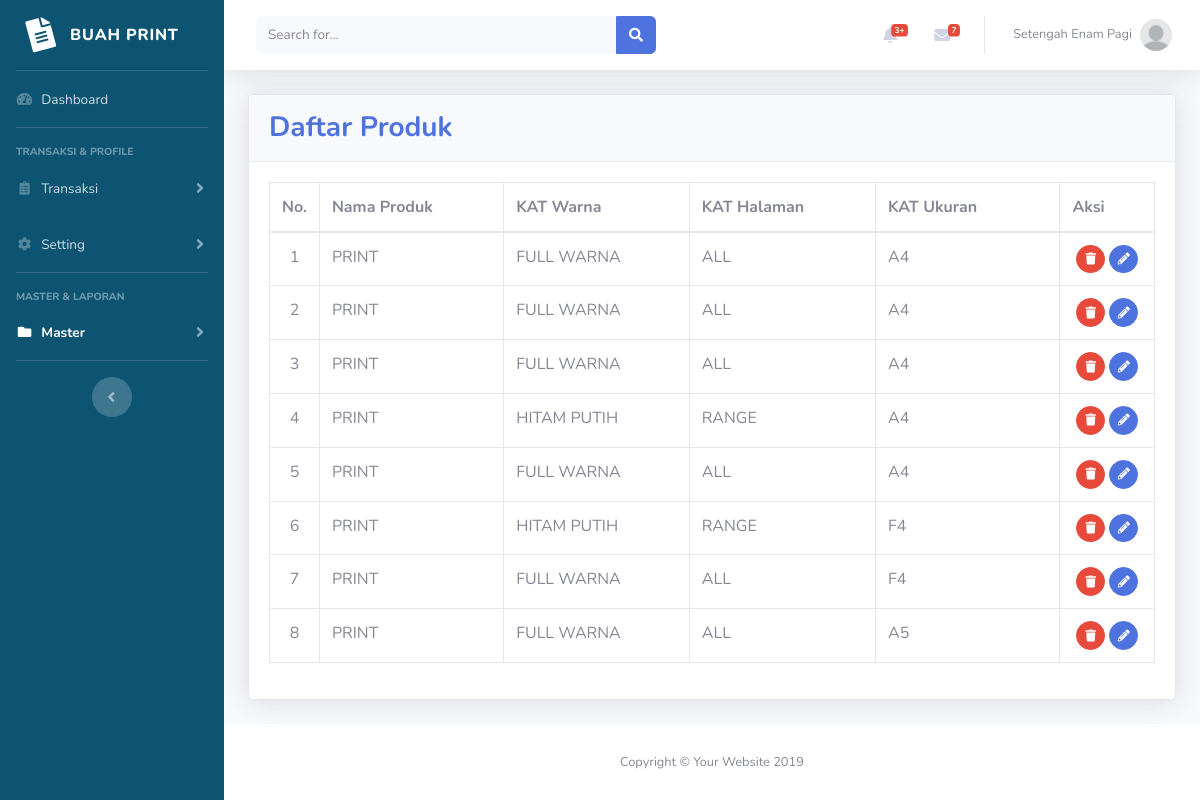
Screenshot of /admin/master_produkBaru.php (signed in) with the database file from the repository.
### tables this page shows
CREATE TABLE `mitra` (
  `ID_MITRA` char(10) NOT NULL,
  `NAMA_MITRA` varchar(40) NOT NULL,
  `EMAIL_MITRA` varchar(100) NOT NULL,
  `NO_HP_MITRA` varchar(13) NOT NULL,
  `TELEPHONE_MITRA` varchar(13) NOT NULL,
  `ALAMAT_MITRA` text NOT NULL,
  `FOTO_PROFILE` varchar(200) NOT NULL,
  `COVER` varchar(200) NOT NULL,
  `STATUS_MITRA` int(11) NOT NULL,
  `SALDO_MITRA` int(11) NOT NULL,
  `LOCATION_MITRA` text,
  `USERNAME_MITRA` varchar(50) NOT NULL,
  `PASSWORD_MITRA` varchar(32) NOT NULL
);

CREATE TABLE `produk` (
  `ID_PRODUK` varchar(10) NOT NULL,
  `ID_UKURAN` varchar(10) NOT NULL,
  `ID_HALAMAN` varchar(10) NOT NULL,
  `ID_WARNA` varchar(10) NOT NULL,
  `NAMA_PRODUK` varchar(40) NOT NULL
);

CREATE TABLE `warna` (
  `ID_WARNA` varchar(10) NOT NULL,
  `KAT_WARNA` varchar(40) NOT NULL,
  `HARGA_WARNA` int(11) NOT NULL,
  `STATUS_WARNA` int(11) NOT NULL
);

CREATE TABLE `halaman` (
  `ID_HALAMAN` varchar(10) NOT NULL,
  `KAT_HALAMAN` varchar(40) NOT NULL
);

CREATE TABLE `ukuran` (
  `ID_UKURAN` varchar(10) NOT NULL,
  `KAT_UKURAN` varchar(40) NOT NULL,
  `HARGA_UKURAN` int(11) NOT NULL
);

### admin/master_produkBaru.php (the view, shortened to what this page needs)
<?php
include 'includes/config.php';
include 'includes/header.php';
$result = mysqli_query(
    $con,
    "SELECT produk.NAMA_PRODUK, warna.KAT_WARNA ,halaman.KAT_HALAMAN ,ukuran.KAT_UKURAN , produk.ID_PRODUK
    FROM produk,warna,halaman, ukuran
    WHERE produk.ID_HALAMAN = halaman.ID_HALAMAN
    AND produk.ID_WARNA = warna.ID_WARNA
    AND produk.ID_UKURAN = ukuran.ID_UKURAN"
);
?>
<div class="container-fluid">
    <div class="card shadow mb-4">
        <div class="card-header py-2">
            <h3 class="mt-2 font-weight-bold float-left text-primary">Daftar Produk</h3>
        </div>
        <div class="card-body">
            <div class="table-responsive">
                <table class="table table-bordered" id="dataTable" width="100%" cellspacing="0">
                    <thead>
                        <tr>
                            <th>No.</th>
                            <th>Nama Produk</th>
                            <th>KAT Warna</th>
                            <th>KAT Halaman</th>
                            <th>KAT Ukuran</th>
                            <th>Aksi</th>
                        </tr>
                    </thead>
                    <tbody>
                        <?php $i = 0;
                        while ($data_produk = mysqli_fetch_assoc($result)) {
                            $id_produk = $data_produk['ID_PRODUK'];
                            $nama_produk = $data_produk['NAMA_PRODUK'];
                            $id_warna = $data_produk['KAT_WARNA'];
                            $id_halaman = $data_produk['KAT_HALAMAN'];
                            $id_ukuran = $data_produk['KAT_UKURAN'];
                            $i += 1;
                            ?>
                            <tr>
                                <td class="text-center" style="width:10px"><?= $i ?></td>
                                <td style="width:200px;"><?= $nama_produk ?></td>
                                <td style="width:200px;"><?= $id_warna ?></td>
                                <td style="width:200px;"><?= $id_halaman ?></td>
                                <td style="width:200px;"><?= $id_ukuran ?></td>
                                <td style="width:100px;">
                                    <div class="block ml-auto text-center">
                                        <a href="query/master_produkBaru_query.php?action=delete&id_produk=<?= $id_produk ?>" class="btn btn-danger btn-circle btn-sm" onclick="return confirm('Apakah anda yakin ingin menghapus data?');">
                                            <i class="fas fa-trash"></i>
                                        </a>
                                        <a href="master_produkBaru_ubah.php?id_produk=<?= $id_produk ?>" class="btn btn-primary btn-circle btn-sm">
                                            <i class="fas fa-pencil-alt"></i>
                                        </a>
                                    </div>
                                </td>
                            </tr>
                        <?php } ?>
                    </tbody>
                </table>
            </div>
        </div>
    </div>
</div>
<?php
require 'includes/footer.php';
?>

### admin/includes/header.php (shortened to what this page needs)
<?php
if (isset($_SESSION['admin_login'])) {
  $username = $_SESSION['username'];
  $data = mysqli_query($con, "SELECT * FROM mitra WHERE USERNAME_MITRA = '$username'");
  $data_admin = mysqli_fetch_assoc($data);
  $nama_admin = $data_admin['NAMA_MITRA'];
  $profil_admin = $data_admin['FOTO_PROFILE'];
}
?>
<!DOCTYPE html>
<html lang="en">
<head>
  <link href="vendor/fontawesome-free/css/all.min.css" rel="stylesheet" type="text/css">
  <link href="css/sb-admin-2.min.css" rel="stylesheet">
  <link rel="stylesheet" href="css/sb-admin-2.css">
  <link href="vendor/datatables/dataTables.bootstrap4.min.css" rel="stylesheet">
</head>
<body id="page-top">
  <div id="wrapper">
    <?php
    require 'sidebar.php';
    ?>
    <div id="content-wrapper" class="d-flex flex-column">
      <div id="content">
        <nav class="navbar navbar-expand navbar-light bg-white topbar mb-4 static-top shadow">
          <?php
          if (isset($_SESSION['admin_login'])) {
            ?>
            <form class="d-none d-sm-inline-block form-inline mr-auto ml-md-3 my-2 my-md-0 mw-100 navbar-search">
              <div class="input-group">
                <input type="text" class="form-control bg-light border-0 small" placeholder="Search for..." aria-label="Search" aria-describedby="basic-addon2">
                <div class="input-group-append">
                  <button class="btn btn-primary" type="button">
                    <i class="fas fa-search fa-sm"></i>
                  </button>
                </div>
              </div>
            </form>
            <ul class="navbar-nav ml-auto">
              <li class="nav-item dropdown no-arrow mx-1">
                <a class="nav-link dropdown-toggle" href="#" id="alertsDropdown" role="button" data-toggle="dropdown" aria-haspopup="true" aria-expanded="false">
                  <i class="fas fa-bell fa-fw"></i>
                  <span class="badge badge-danger badge-counter">3+</span>
                </a>
              </li>
              <li class="nav-item dropdown no-arrow mx-1">
                <a class="nav-link dropdown-toggle" href="#" id="messagesDropdown" role="button" data-toggle="dropdown" aria-haspopup="true" aria-expanded="false">
                  <i class="fas fa-envelope fa-fw"></i>
                  <span class="badge badge-danger badge-counter">7</span>
                </a>
              </li>
              <li class="nav-item dropdown no-arrow">
                <a class="nav-link dropdown-toggle" href="#" id="userDropdown" role="button" data-toggle="dropdown" aria-haspopup="true" aria-expanded="false">
                  <span class="mr-2 d-none d-lg-inline text-gray-600 small"><?= $nama_admin ?></span>
                  <img class="img-profile rounded-circle" src="img/profil/<?= $profil_admin ?>">
                </a>
              </li>
              <?php } ?>
              </ul>
        </nav>

### rows the page displays
mitra: NAMA_MITRA "Setengah Enam Pagi", FOTO_PROFILE (picture)
produk: NAMA_PRODUK "PRINT", ID_WARNA.KAT_WARNA "FULL WARNA", ID_HALAMAN.KAT_HALAMAN "ALL", ID_UKURAN.KAT_UKURAN "A4"
produk: NAMA_PRODUK "PRINT", ID_WARNA.KAT_WARNA "FULL WARNA", ID_HALAMAN.KAT_HALAMAN "ALL", ID_UKURAN.KAT_UKURAN "A4"
produk: NAMA_PRODUK "PRINT", ID_WARNA.KAT_WARNA "FULL WARNA", ID_HALAMAN.KAT_HALAMAN "ALL", ID_UKURAN.KAT_UKURAN "A4"
produk: NAMA_PRODUK "PRINT", ID_WARNA.KAT_WARNA "HITAM PUTIH", ID_HALAMAN.KAT_HALAMAN "RANGE", ID_UKURAN.KAT_UKURAN "A4"
produk: NAMA_PRODUK "PRINT", ID_WARNA.KAT_WARNA "FULL WARNA", ID_HALAMAN.KAT_HALAMAN "ALL", ID_UKURAN.KAT_UKURAN "A4"
produk: NAMA_PRODUK "PRINT", ID_WARNA.KAT_WARNA "HITAM PUTIH", ID_HALAMAN.KAT_HALAMAN "RANGE", ID_UKURAN.KAT_UKURAN "F4"
produk: NAMA_PRODUK "PRINT", ID_WARNA.KAT_WARNA "FULL WARNA", ID_HALAMAN.KAT_HALAMAN "ALL", ID_UKURAN.KAT_UKURAN "F4"
produk: NAMA_PRODUK "PRINT", ID_WARNA.KAT_WARNA "FULL WARNA", ID_HALAMAN.KAT_HALAMAN "ALL", ID_UKURAN.KAT_UKURAN "A5"
